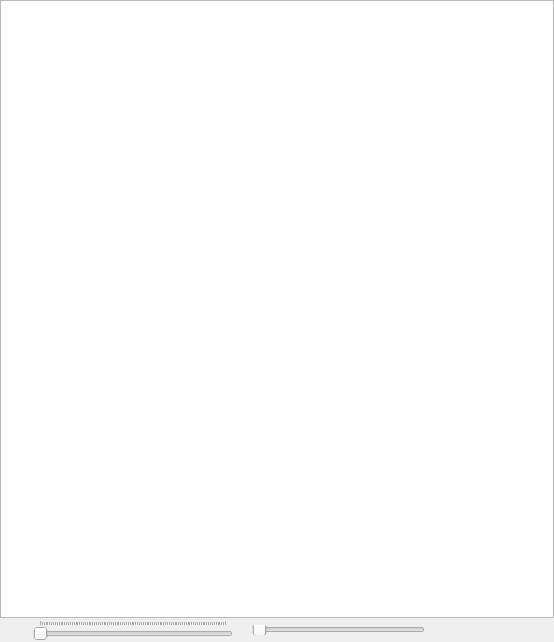
<?xml version="1.0" encoding="UTF-8"?>
<ui version="4.0">
 <class>SliceWidget</class>
 <widget class="QWidget" name="SliceWidget">
  <property name="geometry">
   <rect>
    <x>0</x>
    <y>0</y>
    <width>554</width>
    <height>642</height>
   </rect>
  </property>
  <property name="windowTitle">
   <string>Form</string>
  </property>
  <layout class="QGridLayout" name="gridLayout">
   <property name="leftMargin">
    <number>0</number>
   </property>
   <property name="topMargin">
    <number>0</number>
   </property>
   <property name="rightMargin">
    <number>0</number>
   </property>
   <property name="bottomMargin">
    <number>0</number>
   </property>
   <property name="spacing">
    <number>0</number>
   </property>
   <item row="0" column="0">
    <layout class="QHBoxLayout" name="horizontalLayout">
     <property name="spacing">
      <number>0</number>
     </property>
     <item>
      <layout class="QVBoxLayout" name="verticalLayout">
       <item>
        <widget class="GraphicsLayoutWidget" name="graphicsView">
         <property name="sizePolicy">
          <sizepolicy hsizetype="Expanding" vsizetype="Expanding">
           <horstretch>1</horstretch>
           <verstretch>1</verstretch>
          </sizepolicy>
         </property>
        </widget>
       </item>
       <item>
        <widget class="QWidget" name="controlsWidget" native="true">
         <property name="maximumSize">
          <size>
           <width>16777215</width>
           <height>25</height>
          </size>
         </property>
         <layout class="QHBoxLayout" name="layout_index_slider">
          <property name="leftMargin">
           <number>20</number>
          </property>
          <property name="topMargin">
           <number>2</number>
          </property>
          <property name="rightMargin">
           <number>15</number>
          </property>
          <property name="bottomMargin">
           <number>2</number>
          </property>
          <item>
           <widget class="QLabel" name="labelImageSeriesNumber">
            <property name="text">
             <string/>
            </property>
           </widget>
          </item>
          <item>
           <widget class="QSlider" name="seriesSlider">
            <property name="sizePolicy">
             <sizepolicy hsizetype="Minimum" vsizetype="Fixed">
              <horstretch>0</horstretch>
              <verstretch>0</verstretch>
             </sizepolicy>
            </property>
            <property name="minimumSize">
             <size>
              <width>200</width>
              <height>0</height>
             </size>
            </property>
            <property name="orientation">
             <enum>Qt::Horizontal</enum>
            </property>
            <property name="invertedAppearance">
             <bool>false</bool>
            </property>
            <property name="invertedControls">
             <bool>false</bool>
            </property>
            <property name="tickPosition">
             <enum>QSlider::TicksAbove</enum>
            </property>
            <property name="tickInterval">
             <number>1</number>
            </property>
           </widget>
          </item>
          <item>
           <widget class="QLabel" name="labelSliceNumber">
            <property name="accessibleName">
             <string>sliceNumber</string>
            </property>
            <property name="text">
             <string/>
            </property>
           </widget>
          </item>
          <item>
           <widget class="QSlider" name="sliderSlice">
            <property name="maximumSize">
             <size>
              <width>16777215</width>
              <height>10</height>
             </size>
            </property>
            <property name="orientation">
             <enum>Qt::Horizontal</enum>
            </property>
            <property name="tickInterval">
             <number>0</number>
            </property>
           </widget>
          </item>
          <item>
           <widget class="QPushButton" name="pushButtonScrollLeft">
            <property name="styleSheet">
             <string notr="true">border:none</string>
            </property>
            <property name="text">
             <string/>
            </property>
            <property name="icon">
             <iconset resource="../../resources/resources.qrc">
              <normaloff>:/icons/scroll_arrow_left.png</normaloff>:/icons/scroll_arrow_left.png</iconset>
            </property>
            <property name="iconSize">
             <size>
              <width>15</width>
              <height>15</height>
             </size>
            </property>
           </widget>
          </item>
          <item>
           <widget class="QPushButton" name="pushButtonScrollRight">
            <property name="styleSheet">
             <string notr="true">border:none</string>
            </property>
            <property name="text">
             <string/>
            </property>
            <property name="icon">
             <iconset resource="../../resources/resources.qrc">
              <normaloff>:/icons/scroll_arrow_right.png</normaloff>
              <activeon>:/icons/scroll_arrow_right_active.png</activeon>:/icons/scroll_arrow_right.png</iconset>
            </property>
            <property name="iconSize">
             <size>
              <width>15</width>
              <height>15</height>
             </size>
            </property>
           </widget>
          </item>
          <item>
           <widget class="QPushButton" name="pushButtonManageVolumes">
            <property name="styleSheet">
             <string notr="true">border:none</string>
            </property>
            <property name="text">
             <string/>
            </property>
            <property name="icon">
             <iconset resource="../../resources/resources.qrc">
              <normaloff>:/icons/settings.png</normaloff>:/icons/settings.png</iconset>
            </property>
            <property name="iconSize">
             <size>
              <width>15</width>
              <height>15</height>
             </size>
            </property>
            <property name="flat">
             <bool>false</bool>
            </property>
           </widget>
          </item>
         </layout>
        </widget>
       </item>
      </layout>
     </item>
    </layout>
   </item>
  </layout>
 </widget>
 <customwidgets>
  <customwidget>
   <class>GraphicsLayoutWidget</class>
   <extends>QGraphicsView</extends>
   <header>pyqtgraph</header>
  </customwidget>
 </customwidgets>
 <resources>
  <include location="../../resources/resources.qrc"/>
 </resources>
 <connections/>
</ui>
